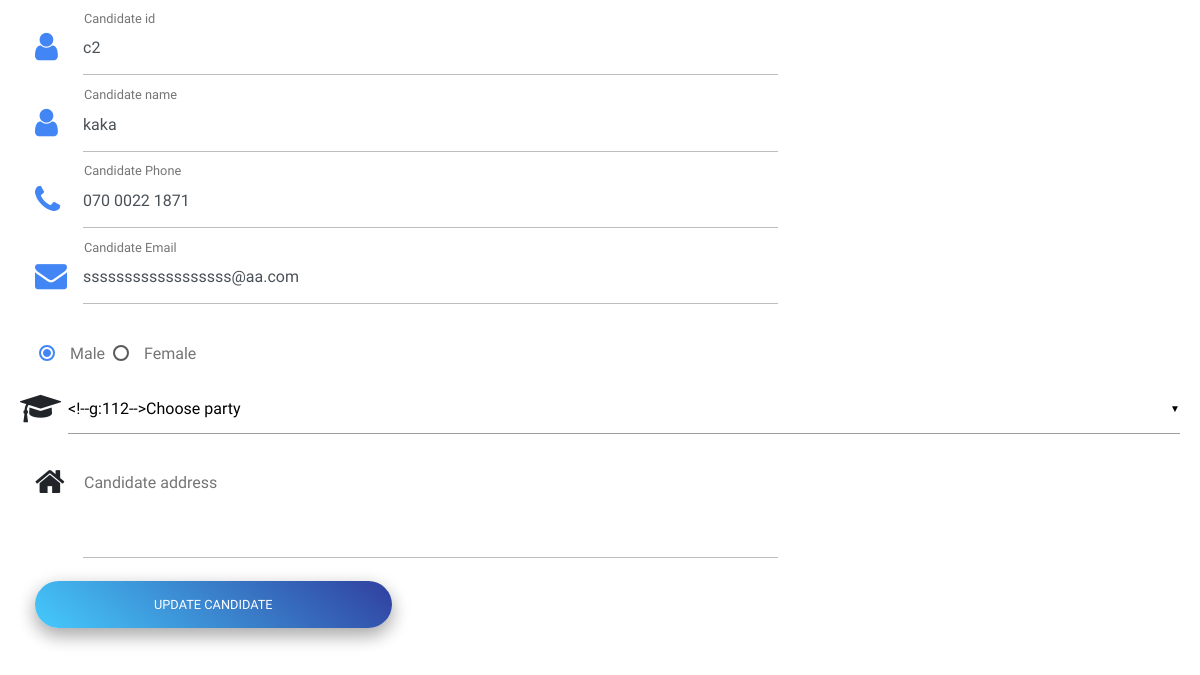
/updatecandidate.php?id=c2, run on the app's committed database.
### tables this page shows
CREATE TABLE IF NOT EXISTS `candidate` (
  `candidate_id` varchar(20) NOT NULL,
  `candidate_name` varchar(20) NOT NULL,
  `candidate_phone` varchar(15) NOT NULL,
  `candidate_email` varchar(200) NOT NULL,
  `candidate_gender` varchar(10) NOT NULL,
  `candidate_address` varchar(300) NOT NULL,
  `candidate_pic` varchar(300) NOT NULL,
  `party_id` varchar(20) DEFAULT NULL,
  `candidate_ward` varchar(20) DEFAULT NULL,
  PRIMARY KEY (`candidate_id`),
  KEY `party_id` (`party_id`)
);

### updatecandidate.php (the view, shortened to what this page needs)
<?php
require 'db.php';
if($_GET['id']!="" )
{
	$id=$_GET['id'];
  $qry="select * from candidate where candidate_id='".$id."'";
        $data=mysqli_fetch_array(mysqli_query($conn,$qry));
}
 ?>
<!DOCTYPE html>
<html>
<head>
    <link rel="stylesheet" href="https://maxcdn.bootstrapcdn.com/font-awesome/4.7.0/css/font-awesome.min.css">
    <link href="css/bootstrap.min.css" rel="stylesheet">
    <link href="css/mdb1.min.css" rel="stylesheet">
     <link href="css/compiled.min.css" rel="stylesheet">
</head>
<body>
    <div class="card" id="card" style="box-shadow: none">
        <div class="card-body">
            <form class="" method="post" id="update_candi" enctype="multipart/form-data">
            <div class="md-form">
              <div class="col-md-8 inputGroupContainer">
            <i class="fa fa-user prefix"></i>
                <input type="text" id="candidate_id" class="form-control" readonly required name="cnd_id" value="<?php echo $data['candidate_id'] ?>">
                <label for="candidate_id">Candidate id</label>
              </div>
            </div>
            <div class="md-form">
              <div class="col-md-8 inputGroupContainer">
            <i class="fa fa-user prefix"></i>
                <input type="text" id="candidate_name" class="form-control"  required name="cnd_name" value="<?php echo $data['candidate_name'] ?>">
                <label for="candidate_name">Candidate name</label>
              </div>
            </div>
         <div class="md-form">
          <div class="col-md-8 inputGroupContainer">
              <i class="fa fa-phone prefix"></i>
                <input type="text" id="candidate_phone" class="form-control"  required name="cnd_phone" value="<?php echo $data['candidate_phone']?>">
                <label for="candidate_phone">Candidate Phone</label>
              </div>
            </div>
             <div class="md-form">
              <div class="col-md-8 inputGroupContainer">
              <i class="fa fa-envelope prefix"></i>
                <input type="text" id="candidate_email" class="form-control"  required name="cnd_mail" value="<?php echo $data['candidate_email'] ?>">
                <label for="candidate_email">Candidate Email</label>
              </div>
            </div>
            <div class="md-form">
              <div class="col-md-8 inputGroupContainer">
    <label for="malerb">Male </label>
    <label for="femalerb">Female  </label>
  </div>
            </div>
<div class="md-form">
              <i class="fa fa-mortar-board prefix"></i>
            </div>
<div class="md-form pb-3" style="margin-bottom: 0">
  <div class="col-md-8 inputGroupContainer">
               <i class="fa fa-home prefix"></i>
    <textarea type="text" id="form8" class="md-textarea" name="cnd_address" ><?php
     ?></textarea>
    <label for="form8">Candidate address</label>
              </div>
            </div>
            <div class="  col-lg-4 text-center">
                <button type="submit" class="btn blue-gradient btn-block btn-rounded z-depth-2" style="margin-right: auto;margin-left: auto" name="update_btn">Update Candidate</button>
            </div>
            </form>
        </div>
    </div>
</body>
</html>

### updatecandidate.php (style rules this page uses)
body { padding-right:0px !important; margin-right:0px !important; }
.md-form .prefix~label { margin-left: 4rem; }

### data on the page
candidate: cnd_id "c2", cnd_name "kaka", cnd_phone "070 0022 1871", cnd_mail "ssssssssssssssssss@aa.com"
